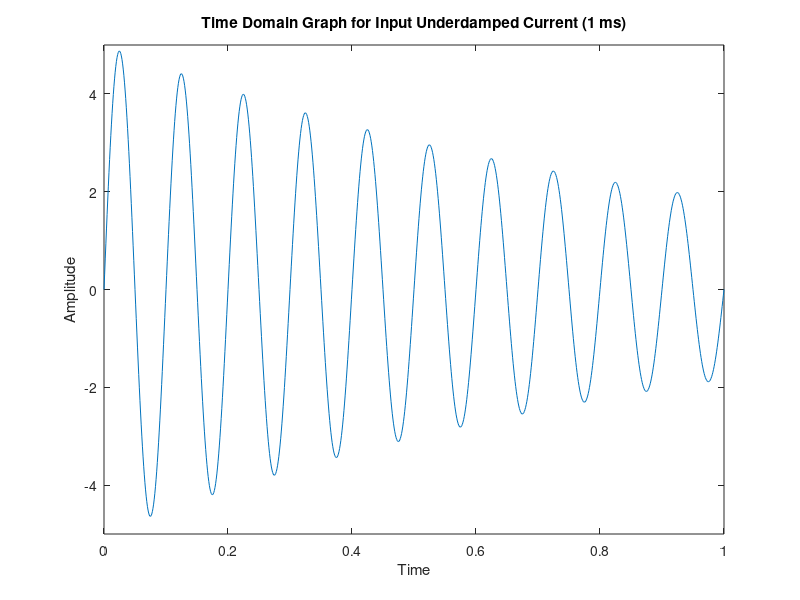

Recreate this plot in MATLAB. (Note: this script raises an error after producing the figure.)
clc;
%0.1.1 Generalized method of computing transfer function of an equivalent
%0.1.2 transformer RLC ladder network.
%1.0 Defining experimentally controlled variables
    %1.1.1 Number of RLC ladders (physically speaking, coils in the TF)
    %1.1.2 n should be between 3 and 7 (both included)
    n=4;
    %1.2.1 Partial discharge in the form of a current source Is
    %1.2.2 (to be defined later) Is=?
    %1.3.1 Location of node of partial discharge development (i):
    %1.3.2 Right now only ALONG the winding
    %1.2.3 i should be between 2 and n (both included)
    i=4;
%***********************************************************************    
%2.0 Defining ladder nw constants:
Rs=1.33;Cs=0.6;Cg=0.933;Ls=0.4310;
M=[0.2392,0.1435,0.0947,0.0496,zeros(1,n-5)];
%***********************************************************************    
%3.0 Constructing matrices useful for state space representation:
%3.1 Inductance (L) Matrix
L=zeros(n,n);
for r= 1:n
    for c= 1:n
        if r == c 
            L(r,c)=Ls;
        else
            L(r,c)=M(abs(r-c));
        end
    end
end
%3.2 Resistance (R) Matrix
R=Rs*eye(n);
%3.3.1 (S,SL1,SL2,SN1,SN2) Matrices
%3.3.2 L derived from when Live (node) shorted (to GND)
%3.3.3 N derived from when Neutral (node) shorted (to GND)
S=[-eye(n),zeros(n,1)]+[zeros(n,1),eye(n)];
SL1=S;SL1(:,1)=[];
SL2=zeros(n,1);SL2(i-1,:)=1;
SN1=S;SN1(:,end)=[];
SN2=zeros(n,1);SN2(i,:)=1;
%3.4 Capacitance (C) Matrix with spinoffs (CL1,CN1)
tmp=eye(n+1);tmp(1,1)=1/2;tmp(end,end)=1/2;
C=(Cg+2*Cs)*tmp+(-Cs)*[zeros(n,1),eye(n);zeros(1,n+1)]+(-Cs)*[zeros(1,n+1);eye(n),zeros(n,1)];
CL1=C;CL1(1,:)=[];CL1(:,1)=[];
CN1=C;CN1(end,:)=[];CN1(:,end)=[];
%***********************************************************************    
%4.0 Define (A),(B),(C),(D) matrices (State Space Representation):
    %But first, define (M),(-G),(T1):
    ML=[L,zeros(n,n);zeros(n,n),CL1];
    GL=-[-R,-SL1;SL1.',zeros(n,n)];
    T1L=[zeros(n,1);SL2];
    MN=[L,zeros(n,n);zeros(n,n),CN1];
    GN=-[-R,-SN1;SN1.',zeros(n,n)];
    T1N=[zeros(n,1);SN2];
AL=-ML\GL;
BL=ML\T1L;
AN=-MN\GN;
BN=MN\T1N;
tmpL=zeros(1,2*n);tmpL(:,1)=1;
tmpN=zeros(1,2*n);tmpN(:,n)=1;
CL=-Cs*AL(n+1,:)+tmpL;
DL=-Cs*BL(n+1,:);
CN=Cs*AN(2*n,:)+tmpN;
DN=Cs*BN(2*n,:);
%*********************************************************************** 
%5.0 Convert State Space Representation (SSR) into Transfer Function (TF)
[TFLb,TFLa]=ss2tf(AL,BL,CL,DL);
sysL=tf(TFLb,TFLa)
filenameL=['sysL_' num2str(n) '_' num2str(i)];
save(filenameL,'sysL');
[TFNb,TFNa]=ss2tf(AN,BN,CN,DN);
filenameN=['sysN_' num2str(n) '_' num2str(i)];
sysN=tf(TFNb,TFNa)
save(filenameN,'sysN');
%***********************************************************************
%6.0 Plot obtained TF responses, etc.
dt=1e-3;
t = 0:dt:1;
impulse= t==0;
A=5;f=10;%10kHz as time is in ms
x=A*exp(-1e0*abs(t)).*(1*sin(2*pi*f*t)+0*cos(2*pi*f*t));
filename=['x_time_domain_underdampedInput.mat'];
save(filename,'x');
%optional: Show and save the time domain input partial discharge.
plot(t,x);
title(['Time Domain Graph for Input Underdamped Current (1 ms)']);
axis([0 1 -5 5]);
xlabel('Time');
ylabel('Amplitude');
ax = gca;
ax.FontSize = 13;
legend({'y = s'},'Location','northwest')
filename=['x_time_domain_underdampedInput'];
saveas(gcf,filename,'png')
pause(0.5);
yL=(fft(lsim(sysL,x,t)));
yN=(fft(lsim(sysN,x,t)));
xLimp=(fft(lsim(sysL,impulse,t)));
xNimp=(fft(lsim(sysN,impulse,t)));
len=length(yL);         %to take the frequency axis of the harmonics.
q=-(len-1)/2:(len-1)/2;  %divide the frequency compone
filenameL=['yL_' num2str(n) '_' num2str(i) '_underdampedInput.mat'];
save(filenameL,'yL');
filenameN=['yN_' num2str(n) '_' num2str(i) '_underdampedInput.mat'];
save(filenameN,'yN');
xL=yL./xLimp;
fxL=sqrt(xL.*conj(xL));
xN=yN./xNimp;
fxN=sqrt(xN.*conj(xN));
plot(q,fxN,'-b')
hold on 
plot(q,fxL,':or')
hold off
title(['Fourier Spectrum Plots for n= ' num2str(n) ' and i= ' num2str(i)]);
axis([0 2000 0 15]);
xlabel('Frequency');
ylabel('Amplitude');
ax = gca;
ax.FontSize = 13;
legend({'y = fxN','y = fxL'},'Location','northwest')
filename=['fxN_vs_fxL_' num2str(n) '_' num2str(i) '_underdampedInput'];
saveas(gcf,filename,'png') 
corrcoef(xN,xL)
%***********************************************************************    